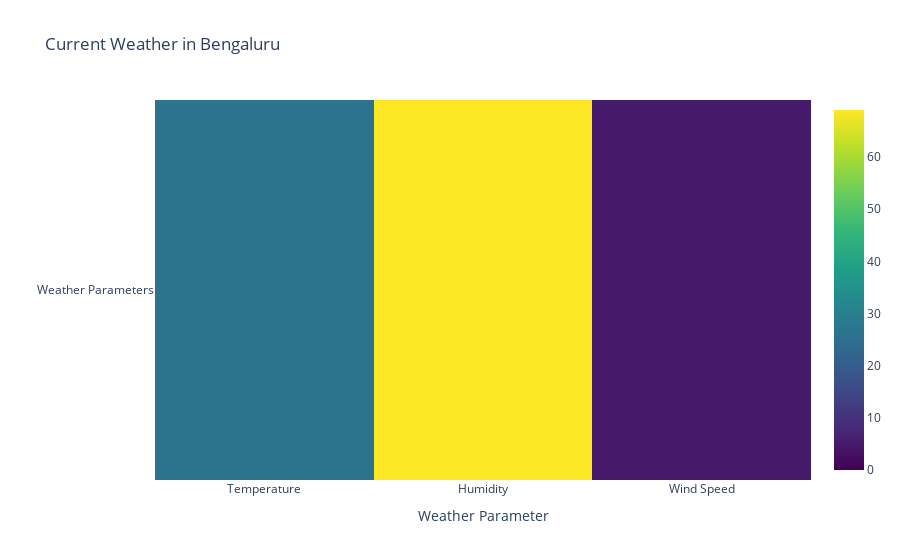

Here is the notebook cell this chart was saved with:
### Markdown cell above
### Sample run of the above function for Benagluru

### Code cell
latitude = 12.9715
longitude = 77.5945
getWeatherData(latitude,longitude)

### Figure 1 — Plotly figure (JSON) as saved in the notebook; plotly's stock layout.template omitted (floating-point values rounded to 4 significant figures)
{"data": [{"colorscale": [[0, "#440154"], [0.1111, "#482878"], [0.2222, "#3e4989"], [0.3333, "#31688e"], [0.4444, "#26828e"], [0.5556, "#1f9e89"], [0.6667, "#35b779"], [0.7778, "#6ece58"], [0.8889, "#b5de2b"], [1, "#fde725"]], "type": "heatmap", "x": ["Temperature", "Humidity", "Wind Speed"], "y": ["Weather Parameters"], "z": [[26.49, 69, 5.14]], "zmax": 69, "zmin": 0}], "layout": {"autosize": true, "title": {"text": "Current Weather in Bengaluru"}, "xaxis": {"autorange": true, "range": [-0.5, 2.5], "title": {"text": "Weather Parameter"}, "type": "category"}, "yaxis": {"autorange": true, "range": [-0.5, 0.5], "title": {"text": ""}, "type": "category"}}}
